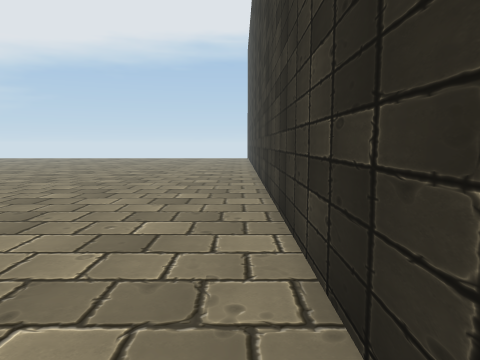
View 1 (above)

24 first-person views from a walk through a 3-D level made in the Unity game engine. The camera is 1.3 m above the floor, tilts 6° down and sees 70° across. The floor is counted in squares, 1 m on a side. Each view is taken from the middle of a square. On the plan, view 1 faces up. The plan holds only what a view shows up to about 15 squares ahead; the rest is blank. The place goes on beyond the plan. The player is left out. Some animated figures are not drawn. Some surface patterns are stand-ins.

View 2
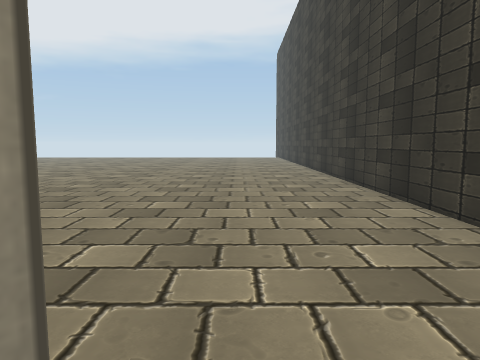

View 3
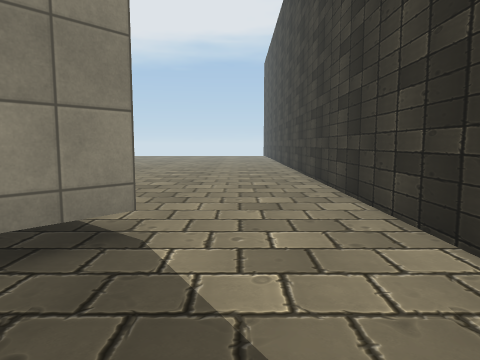

View 4
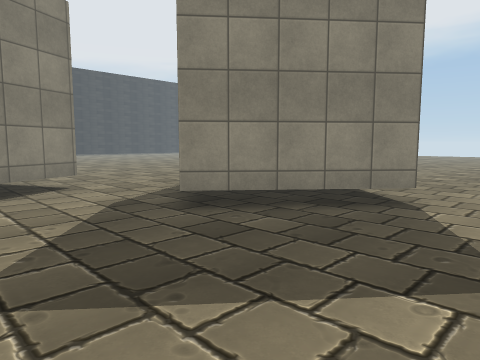

View 5
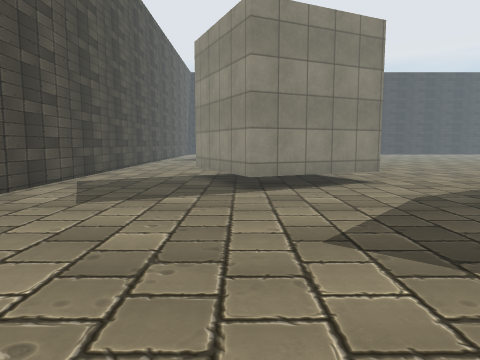

View 6
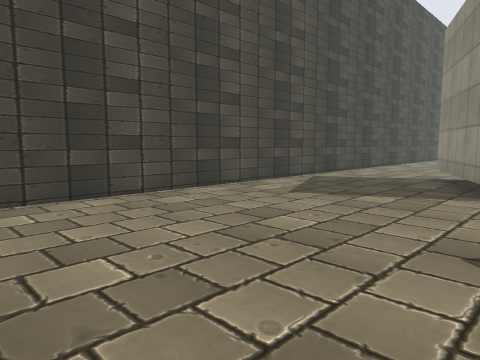

View 7
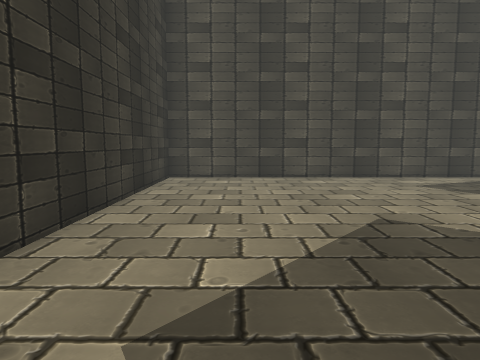

View 8
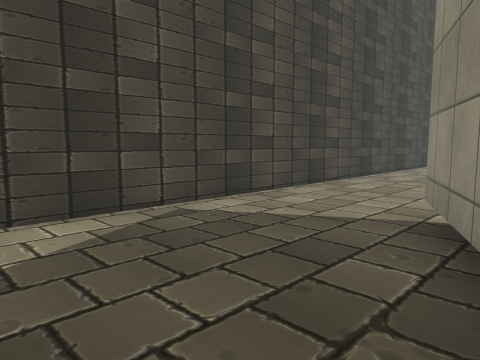

View 9
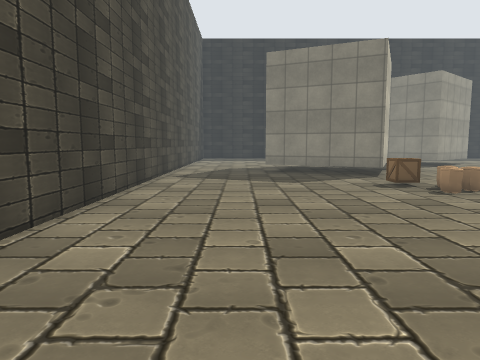

View 10
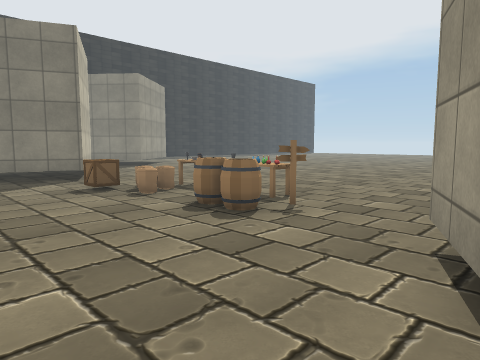

View 11
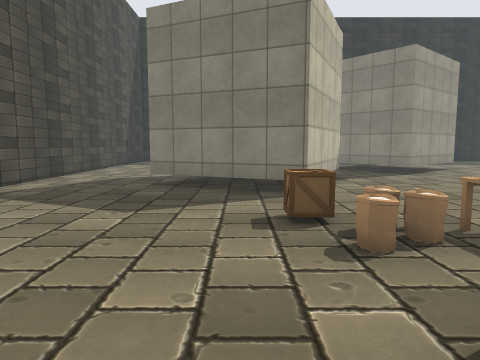

View 12
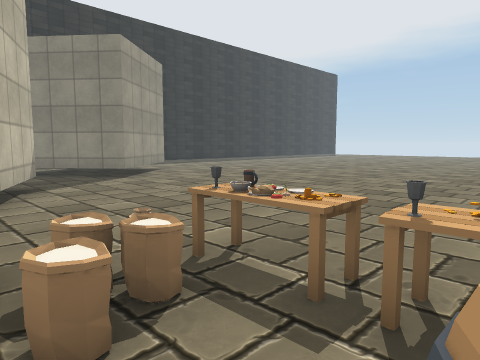

View 13
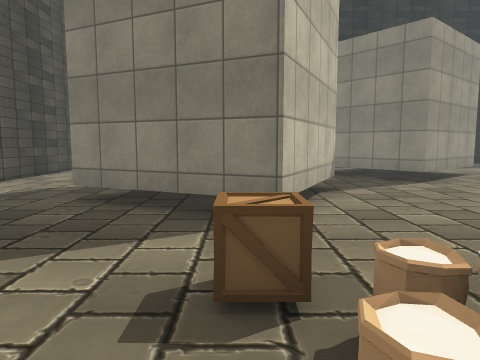

View 14
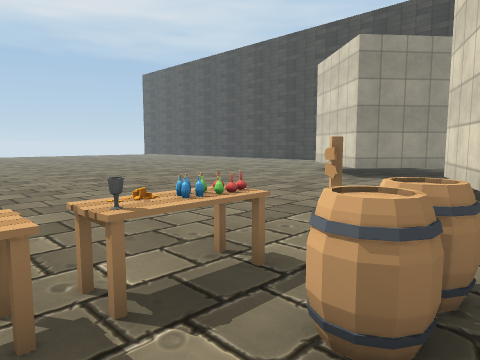

View 15
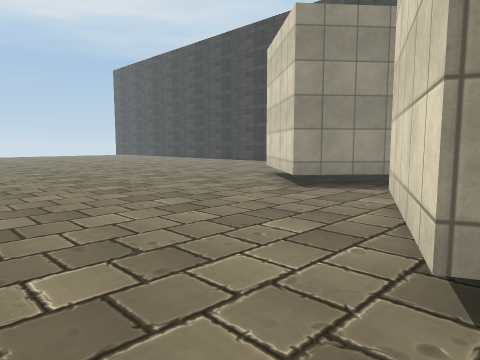

View 16
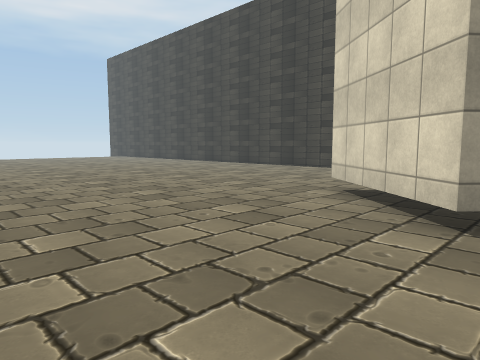

View 17
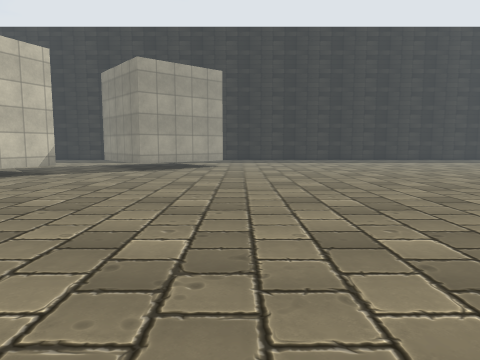

View 18
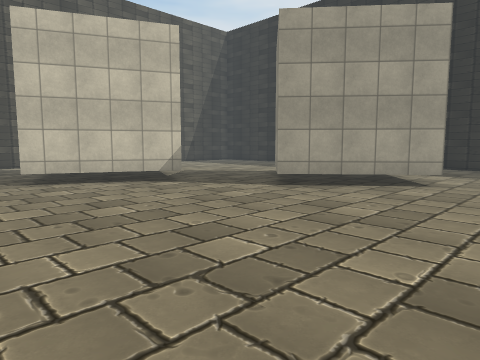

View 19
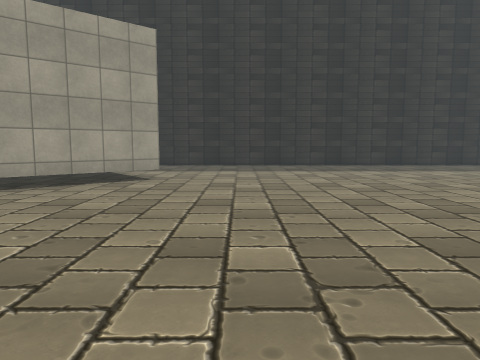

View 20
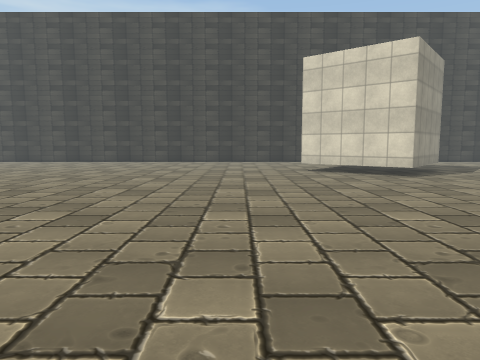

View 21
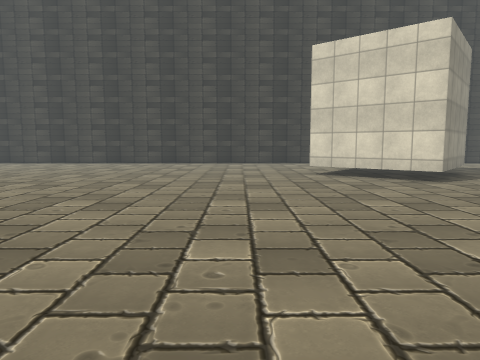

View 22
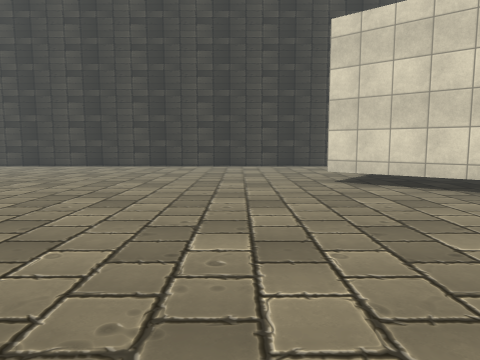

View 23
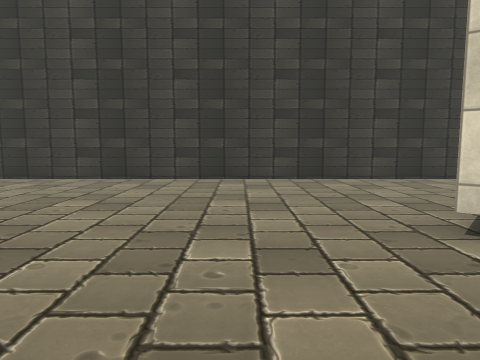

View 24
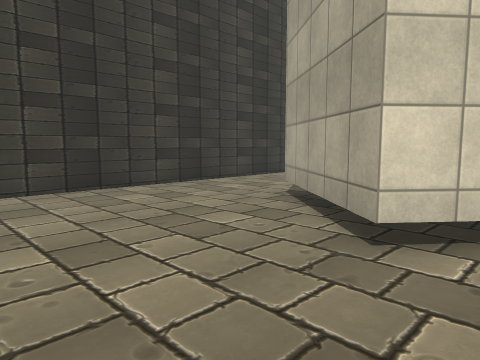

### Floor plan
Points are (right, up) in squares from view 1. A wall is a line through its corners. A room is listed if a view was taken in it or the views show most of it. See-through windows are left out.
Room 1 (views 1, 2, 3, 4, 5, 6, 7, 8, 9, 10, 11, 12, 13, 14, 15, 16, 17, 18, 19, 20, 21, 22, 23, 24)
walls: (-15.4, -9.2) (-16.3, -7.3) (-11.8, -5.2) (-9.7, -9.7) (-14.3, -11.9); (-10.5, -1.8) (-7.3, 2) (-3.5, -1.2) (-6.7, -5) (-10.5, -1.8); (-32.2, -5.2) (-27.7, -7.3) (-29.8, -11.8); (-36.7, 2) (-33.5, -1.8) (-36.3, -4.1); (-37.1, -16.2) (0.8, -16.2) (0.8, 12.5)
objects: box (-25, -8) to (-24, -8); bag (-24, -7); bag (-24, -6) to (-23, -6); table (-24, -5) to (-22, -5); bag (-23, -7); table (-22, -6) to (-20, -5); barrel (-21, -7); barrel (-20, -7); other object (-19, -6)

Where each view was taken, in squares from view 1:
view 1: 0 up, 0 right, facing up
view 2: 2 down, 3 left, facing up
view 3: 6 down, 2 left, facing up
view 4: 9 down, 1 left, facing up-left
view 5: 10 down, 0 right, facing left
view 6: 8 down, 0 right, facing down-left
view 7: 3 down, 2 left, facing down
view 8: 10 down, 8 left, facing down-left
view 9: 13 down, 14 left, facing left
view 10: 12 down, 15 left, facing up-left
view 11: 9 down, 19 left, facing left
view 12: 8 down, 21 left, facing up-left
view 13: 8 down, 22 left, facing left
view 14: 8 down, 23 left, facing up-right
view 15: 8 down, 19 left, facing up-right
view 16: 3 down, 16 left, facing up-right
view 17: 3 up, 17 left, facing left
view 18: 5 up, 25 left, facing down-left
view 19: 5 up, 24 left, facing left
view 20: 5 up, 24 left, facing right
view 21: 5 up, 22 left, facing right
view 22: 5 up, 19 left, facing right
view 23: 5 up, 12 left, facing right
view 24: 6 up, 9 left, facing down-right
